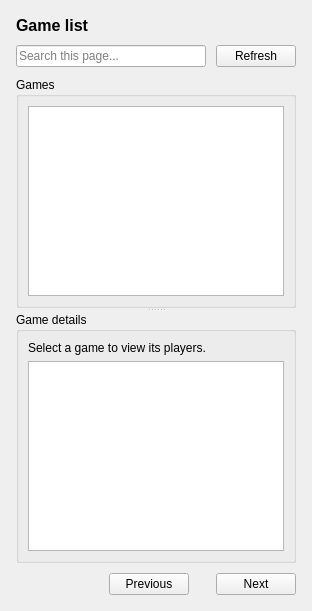
<?xml version="1.0" encoding="UTF-8"?>
<ui version="4.0">
 <class>botc::ui::GamesWidget</class>
 <widget class="QWidget" name="botc::ui::GamesWidget">
  <layout class="QVBoxLayout" name="mainLayout">
   <property name="margin"><number>16</number></property>
   <property name="spacing"><number>10</number></property>
   <item>
    <widget class="QLabel" name="titleLabel">
     <property name="text"><string>Game list</string></property>
     <property name="styleSheet"><string notr="true">font-size: 16px; font-weight: bold;</string></property>
    </widget>
   </item>
   <item>
    <layout class="QHBoxLayout" name="searchLayout">
     <item>
      <widget class="QLineEdit" name="searchEdit">
       <property name="placeholderText"><string>Search this page...</string></property>
       <property name="clearButtonEnabled"><bool>true</bool></property>
      </widget>
     </item>
     <item>
      <widget class="QPushButton" name="refreshButton"><property name="text"><string>Refresh</string></property></widget>
     </item>
    </layout>
   </item>
   <item>
    <widget class="QSplitter" name="splitter">
     <property name="orientation"><enum>Qt::Vertical</enum></property>
     <widget class="QGroupBox" name="gamesGroup">
      <property name="title"><string>Games</string></property>
      <layout class="QVBoxLayout" name="gamesLayout">
       <item>
        <widget class="QTableWidget" name="gamesTable">
         <property name="minimumHeight"><number>180</number></property>
         <property name="selectionBehavior"><enum>QAbstractItemView::SelectRows</enum></property>
         <property name="selectionMode"><enum>QAbstractItemView::SingleSelection</enum></property>
         <property name="alternatingRowColors"><bool>true</bool></property>
         <property name="editTriggers"><set>QAbstractItemView::NoEditTriggers</set></property>
        </widget>
       </item>
      </layout>
     </widget>
     <widget class="QGroupBox" name="detailsGroup">
      <property name="title"><string>Game details</string></property>
      <layout class="QVBoxLayout" name="detailsLayout">
       <item>
        <widget class="QLabel" name="detailsLabel">
         <property name="text"><string>Select a game to view its players.</string></property>
         <property name="wordWrap"><bool>true</bool></property>
        </widget>
       </item>
       <item>
        <widget class="QTableWidget" name="playersTable">
         <property name="minimumHeight"><number>140</number></property>
         <property name="selectionBehavior"><enum>QAbstractItemView::SelectRows</enum></property>
         <property name="alternatingRowColors"><bool>true</bool></property>
         <property name="editTriggers"><set>QAbstractItemView::NoEditTriggers</set></property>
        </widget>
       </item>
      </layout>
     </widget>
    </widget>
   </item>
   <item>
    <layout class="QHBoxLayout" name="footerLayout">
     <item><widget class="QLabel" name="statusLabel"><property name="text"><string/></property></widget></item>
     <item><spacer name="horizontalSpacer"><property name="orientation"><enum>Qt::Horizontal</enum></property><property name="sizeHint" stdset="0"><size><width>0</width><height>0</height></size></property></spacer></item>
     <item><widget class="QPushButton" name="previousButton"><property name="text"><string>Previous</string></property></widget></item>
     <item><widget class="QLabel" name="pageLabel"><property name="text"><string/></property></widget></item>
     <item><widget class="QPushButton" name="nextButton"><property name="text"><string>Next</string></property></widget></item>
    </layout>
   </item>
  </layout>
 </widget>
 <resources/>
 <connections/>
</ui>
